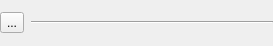
<?xml version="1.0" encoding="UTF-8"?>
<ui version="4.0">
 <class>QQtotozManagerHeader</class>
 <widget class="QWidget" name="QQtotozManagerHeader">
  <property name="geometry">
   <rect>
    <x>0</x>
    <y>0</y>
    <width>273</width>
    <height>46</height>
   </rect>
  </property>
  <property name="sizePolicy">
   <sizepolicy hsizetype="Expanding" vsizetype="Preferred">
    <horstretch>0</horstretch>
    <verstretch>0</verstretch>
   </sizepolicy>
  </property>
  <property name="windowTitle">
   <string>Form</string>
  </property>
  <layout class="QHBoxLayout" name="horizontalLayout">
   <property name="spacing">
    <number>0</number>
   </property>
   <property name="sizeConstraint">
    <enum>QLayout::SetDefaultConstraint</enum>
   </property>
   <property name="leftMargin">
    <number>0</number>
   </property>
   <property name="topMargin">
    <number>0</number>
   </property>
   <property name="rightMargin">
    <number>0</number>
   </property>
   <property name="bottomMargin">
    <number>0</number>
   </property>
   <item>
    <widget class="QToolButton" name="toolButton">
     <property name="text">
      <string>...</string>
     </property>
     <property name="iconSize">
      <size>
       <width>8</width>
       <height>8</height>
      </size>
     </property>
    </widget>
   </item>
   <item>
    <widget class="QLabel" name="label">
     <property name="sizePolicy">
      <sizepolicy hsizetype="Minimum" vsizetype="Preferred">
       <horstretch>0</horstretch>
       <verstretch>0</verstretch>
      </sizepolicy>
     </property>
     <property name="text">
      <string/>
     </property>
    </widget>
   </item>
   <item>
    <widget class="Line" name="line">
     <property name="sizePolicy">
      <sizepolicy hsizetype="Expanding" vsizetype="Fixed">
       <horstretch>0</horstretch>
       <verstretch>0</verstretch>
      </sizepolicy>
     </property>
     <property name="orientation">
      <enum>Qt::Horizontal</enum>
     </property>
    </widget>
   </item>
  </layout>
 </widget>
 <resources/>
 <connections/>
</ui>
